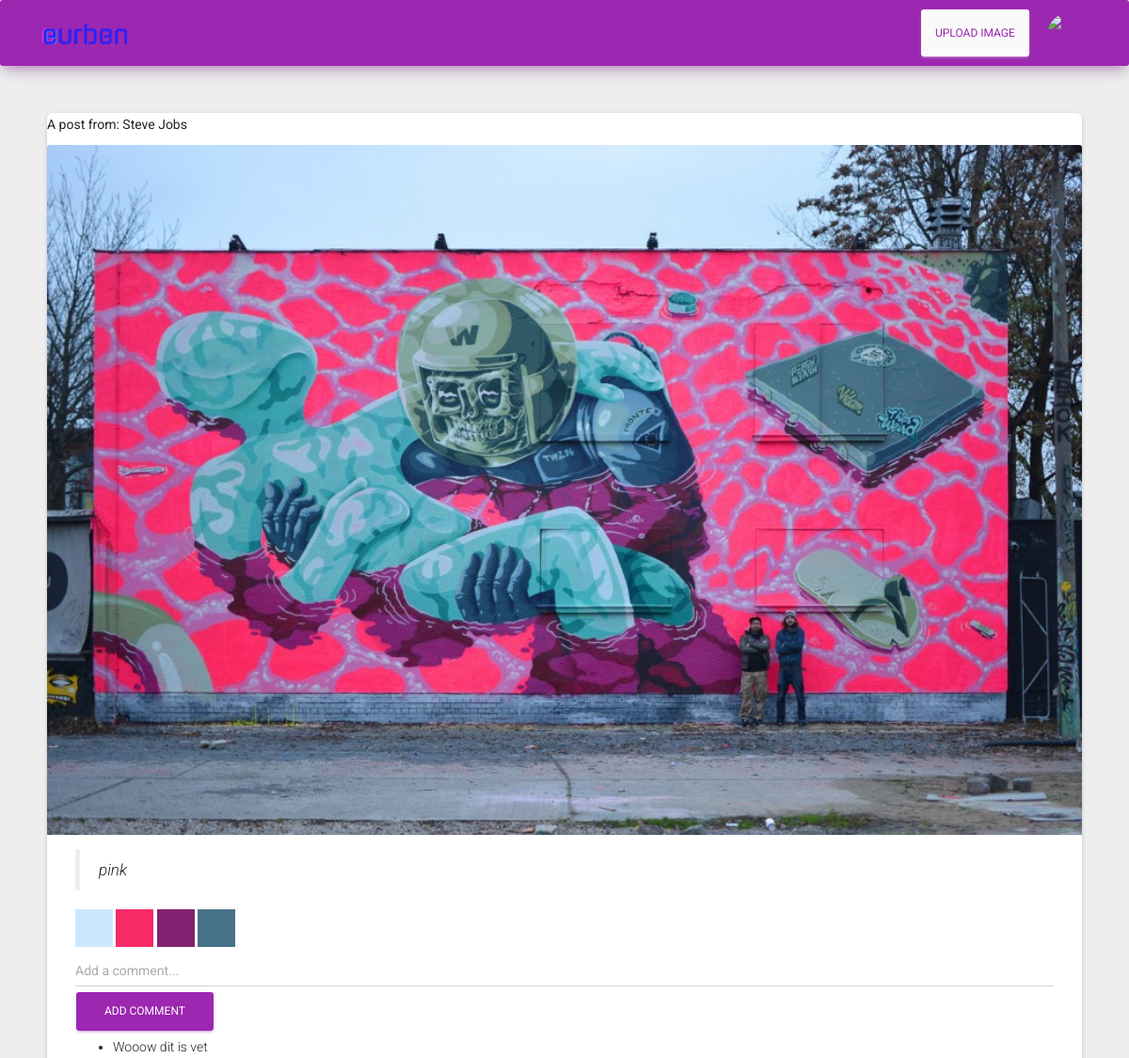
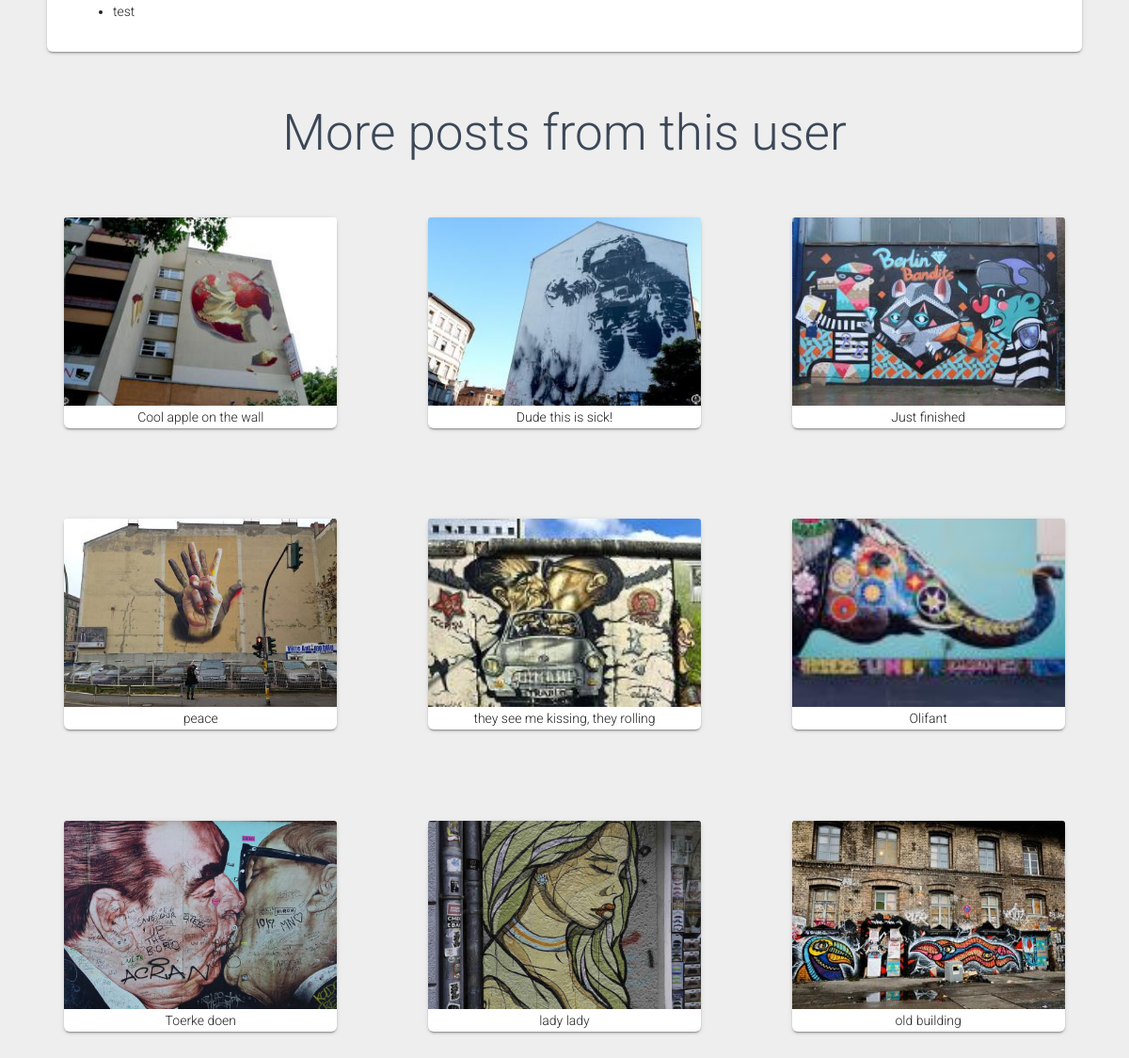
The page /detail_img.php?id=76 (signed in) on the database its author committed (2 pictures, top to bottom).
### tables this page shows
CREATE TABLE `posts` (
  `id` int(11) NOT NULL AUTO_INCREMENT,
  `usersId` int(11) NOT NULL,
  `timePost` datetime NOT NULL DEFAULT CURRENT_TIMESTAMP,
  `visibility` tinyint(1) NOT NULL DEFAULT '1',
  `message` varchar(255) NOT NULL,
  `image` varchar(266) NOT NULL,
  `filter` varchar(256) NOT NULL,
  `color1` varchar(255) DEFAULT NULL,
  `color2` varchar(255) DEFAULT NULL,
  `color3` varchar(255) DEFAULT NULL,
  `color4` varchar(255) DEFAULT NULL,
  PRIMARY KEY (`id`),
  KEY `usersId` (`usersId`),
  CONSTRAINT `posts_ibfk_1` FOREIGN KEY (`usersId`) REFERENCES `users` (`id`)
);

CREATE TABLE `users` (
  `id` int(11) NOT NULL AUTO_INCREMENT,
  `firstname` varchar(255) NOT NULL,
  `lastname` varchar(255) NOT NULL,
  `DoB` timestamp NOT NULL DEFAULT CURRENT_TIMESTAMP,
  `email` varchar(255) NOT NULL,
  `password` varchar(255) NOT NULL,
  `profileText` text,
  `avatar_url` varchar(255) DEFAULT NULL,
  PRIMARY KEY (`id`)
);

CREATE TABLE `comments` (
  `id` int(11) NOT NULL AUTO_INCREMENT,
  `text` varchar(255) NOT NULL,
  `date` datetime NOT NULL DEFAULT CURRENT_TIMESTAMP,
  `usersId` int(11) NOT NULL,
  `postsId` int(11) NOT NULL,
  PRIMARY KEY (`id`),
  KEY `postsId` (`postsId`),
  KEY `usersId` (`usersId`),
  CONSTRAINT `comments_ibfk_1` FOREIGN KEY (`postsId`) REFERENCES `posts` (`id`),
  CONSTRAINT `comments_ibfk_2` FOREIGN KEY (`usersId`) REFERENCES `users` (`id`)
);

### classes/Post.class.php (called while the page is built, shortened)
<?php
class Post
{
    public static function getSelectedImage($id)
    {
        $conn = Db::getInstance();
        $selectId = $conn->prepare("SELECT * FROM posts JOIN users on users.id=posts.usersId WHERE posts.id='$id'");
        $selectId->execute();
        $selectId = $selectId->fetchAll();
        return $selectId;
    }
    public static function getRelatedPosts($id)
    {
        $selectId = self::getSelectedImage($id);
        $conn = Db::getInstance();
        $usersId = $selectId[0]['usersId'];
        $fromUser = $conn->prepare("SELECT * FROM users JOIN posts on posts.usersId=users.id WHERE posts.usersId='$usersId' AND posts.id != '$id' LIMIT 9");
        $fromUser->execute();
        $fromUser = $fromUser->fetchAll();
        return $fromUser;
    }
    public static function countRelatedPosts($id)
    {
        $selectId = self::getSelectedImage($id);
        $conn = Db::getInstance();
        $usersId = $selectId[0]['usersId'];
        $fromUser = $conn->prepare("SELECT * FROM users JOIN posts on posts.usersId=users.id WHERE posts.usersId='$usersId' AND posts.id != '$id' LIMIT 9");
        $fromUser->execute();
        $countRelated = $fromUser->rowCount();
        return $countRelated;
    }
}

### classes/Comment.class.php (called while the page is built, shortened)
<?php
class Comment
{
    public static function getAll($postsId)
    {
        $conn = Db::getInstance();
        $statement = $conn->prepare('select * from comments where postsId = :postsId order by id asc');
        $statement->bindParam(':postsId', $postsId);
        $statement->execute();
        return $statement->fetchAll(PDO::FETCH_ASSOC);
    }
}

### detail_img.php (the view, shortened to what this page needs)
<?php
if (!empty($_GET['id'])) {
    $id = ($_GET['id']);
    $selectId = Post::getSelectedImage($id);
    $countResults = Post::getRelatedPosts($id);
    $fromUser = Post::getRelatedPosts($id);
}
$postsId = $_GET['id'];
$comments = Comment::getAll($postsId);
?><!DOCTYPE html>
  <html lang="en">
  <head>
    <link rel="stylesheet" href="https://cssgram-cssgram.netdna-ssl.com/cssgram.min.css">
    <link rel="stylesheet" href="https://maxcdn.bootstrapcdn.com/font-awesome/latest/css/font-awesome.min.css">
    <link href="css/material-kit.css?v=2.0.5" rel="stylesheet" />
  </head>
  <body>
    <?php include_once 'nav.php'; ?>
    <div class="card mb-3">
    <p><strong><?php echo htmlspecialchars('A post from: '.$selectId[0]['firstname']); ?> <?php echo htmlspecialchars($selectId[0]['lastname']); ?></strong></p>
      <img src="images/<?php echo $selectId[0]['image']; ?>" alt="" height="auto" class=" card-img-top <?php echo $selectId[0]['filter']; ?>">
      <div class="card-body">
        <div class="blockquote">
      <p class="mb-0">
        <?php echo htmlspecialchars($selectId[0]['message']); ?>
      </p>
      </div>
      <div>
        <a href="index.php?color=<?php echo $selectId[0]['color1']; ?>" style="background-color:<?php echo '#'.$selectId[0]['color1']; ?>" class="color"></a>
        <a href="index.php?color=<?php echo $selectId[0]['color2']; ?>" style="background-color:<?php echo '#'.$selectId[0]['color2']; ?>" class="color"></a>
        <a href="index.php?color=<?php echo $selectId[0]['color3']; ?>" style="background-color:<?php echo '#'.$selectId[0]['color3']; ?>" class="color"></a>
        <a href="index.php?color=<?php echo $selectId[0]['color4']; ?>" style="background-color:<?php echo '#'.$selectId[0]['color4']; ?>" class="color"></a>
      </div>
      <input type="text" class="form-control" rows="2" placeholder="Add a comment..." id="comment" name="comment" />
      <input id="btnSubmit" class="btn-primary btn" type="submit" value="Add comment" data-id="<?php echo htmlspecialchars($id); ?>" />
      <ul id="listupdates">
        <?php foreach ($comments as $comment): ?>
        <li>
          <?php echo htmlspecialchars($comment['text']); ?>
        </li>
        <?php endforeach; ?>
      </ul>
</div>
</div>
<?php $countRelated = Post::countRelatedPosts($id); ?>
    <?php if ($countRelated > 1):?>
      <div class="card-body">
      <h1 class="text-center">More posts from this user</h1>
      <div class="post row">
      <?php foreach ($fromUser as $posts):?>
        <div class="col-md-3-fluid text-center card " style="width:25%;">
          <a href="detail_img.php?id=<?php echo $posts['id']; ?>">
            <img src="images/thumb/<?php echo $posts['image']; ?>" alt="" height="200" width="200" style="object-fit: cover" class=" <?php echo $posts['filter']; ?> card-img-top  ">
          </a>
          <?php echo $posts['message']; ?>
        </div>
      <?php endforeach; ?>
      </div>
    <?php endif; ?>
</div>
  </body>
  </html>

### rows shown on the page
posts: usersId.firstname "A post from: Steve", usersId.lastname "Jobs", image (picture), message "pink"
comments: text "Wooow dit is vet"
comments: text "test"
posts: image (picture), message "Cool apple on the wall"
posts: image (picture), message "Dude this is sick!"
posts: image (picture), message "Just finished"
posts: image (picture), message "peace"
posts: image (picture), message "they see me kissing, they rolling"
posts: image (picture), message "Olifant"
posts: image (picture), message "Toerke doen"
posts: image (picture), message "lady lady"
posts: image (picture), message "old building"
